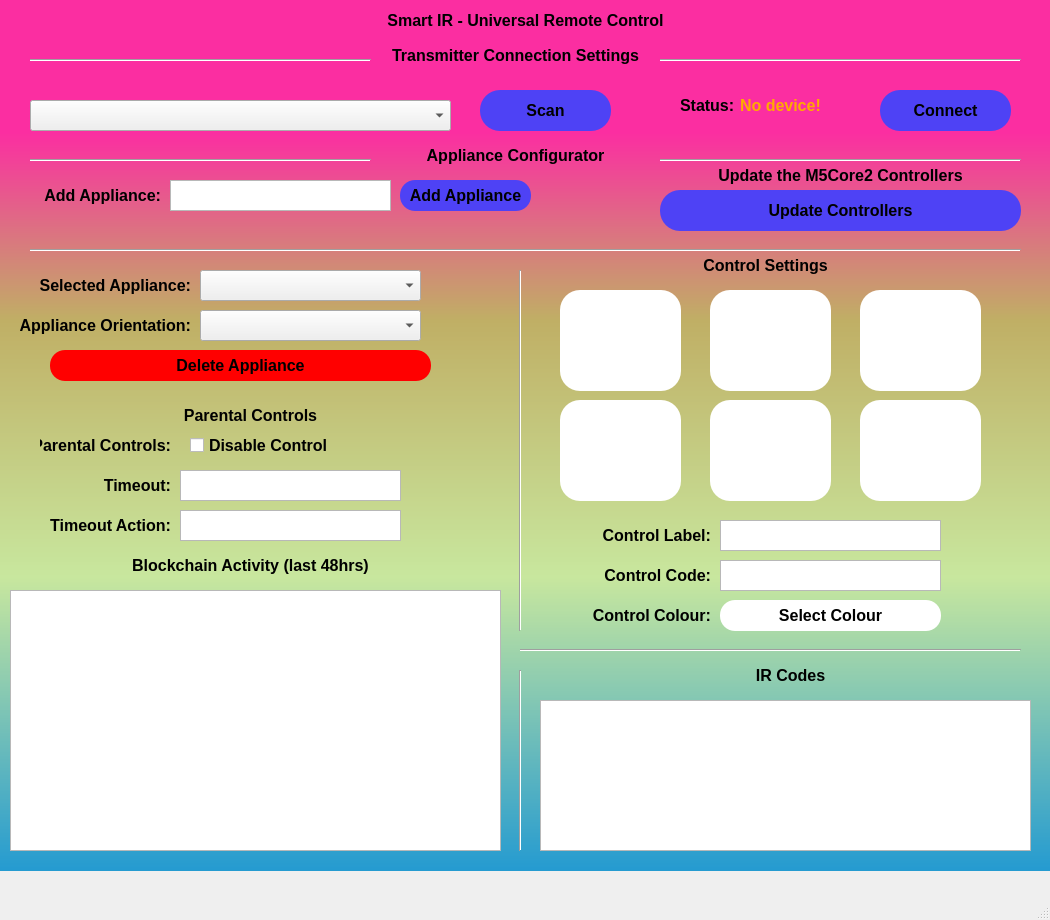
 <widget class="QMainWindow" name="MainWindow">
  <property name="geometry">
   <rect>
    <x>0</x>
    <y>0</y>
    <width>1050</width>
    <height>920</height>
   </rect>
  </property>
  <property name="font">
   <font>
    <pointsize>12</pointsize>
    <weight>75</weight>
    <bold>true</bold>
   </font>
  </property>
  <property name="windowTitle">
   <string>MainWindow</string>
  </property>
  <property name="statusTip">
   <string>Select an Appliance to Begin Editing Controls.</string>
  </property>
  <widget class="QWidget" name="centralwidget">
   <widget class="QWidget" name="widget" native="true">
    <property name="geometry">
     <rect>
      <x>0</x>
      <y>0</y>
      <width>1051</width>
      <height>871</height>
     </rect>
    </property>
    <property name="styleSheet">
     <string notr="true">QWidget#widget{
background-color: qlineargradient(spread:pad, x1:0, y1:1, x2:0, y2:0, stop:0 rgba(35, 154, 209, 255), stop:0.338983 rgba(200, 231, 158, 255), stop:0.632768 rgba(192, 175, 101, 255), stop:0.847458 rgba(251, 46, 161, 255));
}
</string>
    </property>
    <widget class="QLabel" name="staticTitle_L">
     <property name="geometry">
      <rect>
       <x>30</x>
       <y>0</y>
       <width>991</width>
       <height>41</height>
      </rect>
     </property>
     <property name="styleSheet">
      <string notr="true">font: 75 16pt &quot;MS Shell Dlg 2&quot;;color:rgb(0, 0, 0);</string>
     </property>
     <property name="text">
      <string>Smart IR - Universal Remote Control</string>
     </property>
     <property name="alignment">
      <set>Qt::AlignCenter</set>
     </property>
    </widget>
    <widget class="QLabel" name="staticProSplit_L">
     <property name="geometry">
      <rect>
       <x>370</x>
       <y>40</y>
       <width>291</width>
       <height>31</height>
      </rect>
     </property>
     <property name="styleSheet">
      <string notr="true">font: 75 12pt &quot;MS Shell Dlg 2&quot;;
color:rgb(0,0,0);</string>
     </property>
     <property name="text">
      <string>Transmitter Connection Settings</string>
     </property>
     <property name="alignment">
      <set>Qt::AlignCenter</set>
     </property>
    </widget>
    <widget class="Line" name="line">
     <property name="geometry">
      <rect>
       <x>660</x>
       <y>50</y>
       <width>361</width>
       <height>20</height>
      </rect>
     </property>
     <property name="orientation">
      <enum>Qt::Horizontal</enum>
     </property>
    </widget>
    <widget class="Line" name="line_2">
     <property name="geometry">
      <rect>
       <x>30</x>
       <y>50</y>
       <width>341</width>
       <height>20</height>
      </rect>
     </property>
     <property name="orientation">
      <enum>Qt::Horizontal</enum>
     </property>
    </widget>
    <widget class="QPushButton" name="connectB">
     <property name="geometry">
      <rect>
       <x>880</x>
       <y>90</y>
       <width>131</width>
       <height>41</height>
      </rect>
     </property>
     <property name="toolTip">
      <string>&lt;html&gt;&lt;head/&gt;&lt;body&gt;&lt;p&gt;&lt;span style=&quot; color:#ffffff;&quot;&gt;Connect to the selected IR Receiver&lt;/span&gt;&lt;/p&gt;&lt;/body&gt;&lt;/html&gt;</string>
     </property>
     <property name="styleSheet">
      <string notr="true">border-radius:20px;
background-color:rgb(78, 66, 245);
font: 75 12pt &quot;MS Shell Dlg 2&quot;;</string>
     </property>
     <property name="text">
      <string>Connect</string>
     </property>
    </widget>
    <widget class="QLabel" name="label">
     <property name="geometry">
      <rect>
       <x>300</x>
       <y>90</y>
       <width>16</width>
       <height>31</height>
      </rect>
     </property>
     <property name="styleSheet">
      <string notr="true">color: rgb(255, 0, 0);
font: 75 11pt &quot;MS Shell Dlg 2&quot;;</string>
     </property>
     <property name="text">
      <string/>
     </property>
    </widget>
    <widget class="QLabel" name="staticStatus_L">
     <property name="geometry">
      <rect>
       <x>680</x>
       <y>90</y>
       <width>61</width>
       <height>31</height>
      </rect>
     </property>
     <property name="styleSheet">
      <string notr="true">font: 75 12pt &quot;MS Shell Dlg 2&quot;;
color:rgb(0,0,0);</string>
     </property>
     <property name="text">
      <string>Status:</string>
     </property>
    </widget>
    <widget class="QLabel" name="label_2">
     <property name="geometry">
      <rect>
       <x>310</x>
       <y>100</y>
       <width>55</width>
       <height>16</height>
      </rect>
     </property>
     <property name="text">
      <string/>
     </property>
    </widget>
    <widget class="QLabel" name="status">
     <property name="geometry">
      <rect>
       <x>740</x>
       <y>90</y>
       <width>121</width>
       <height>31</height>
      </rect>
     </property>
     <property name="styleSheet">
      <string notr="true">font: 75 12pt &quot;MS Shell Dlg 2&quot;;
color: rgb(255, 170, 0);</string>
     </property>
     <property name="text">
      <string>No device!</string>
     </property>
    </widget>
    <widget class="Line" name="line_3">
     <property name="geometry">
      <rect>
       <x>30</x>
       <y>150</y>
       <width>341</width>
       <height>20</height>
      </rect>
     </property>
     <property name="orientation">
      <enum>Qt::Horizontal</enum>
     </property>
    </widget>
    <widget class="QLabel" name="staticProSplit_L_2">
     <property name="geometry">
      <rect>
       <x>370</x>
       <y>140</y>
       <width>291</width>
       <height>31</height>
      </rect>
     </property>
     <property name="styleSheet">
      <string notr="true">font: 75 12pt &quot;MS Shell Dlg 2&quot;;
color:rgb(0,0,0);</string>
     </property>
     <property name="text">
      <string>Appliance Configurator</string>
     </property>
     <property name="alignment">
      <set>Qt::AlignCenter</set>
     </property>
    </widget>
    <widget class="Line" name="line_4">
     <property name="geometry">
      <rect>
       <x>660</x>
       <y>150</y>
       <width>361</width>
       <height>20</height>
      </rect>
     </property>
     <property name="orientation">
      <enum>Qt::Horizontal</enum>
     </property>
    </widget>
    <widget class="QLabel" name="staticProSplit_L_4">
     <property name="geometry">
      <rect>
       <x>60</x>
       <y>210</y>
       <width>131</width>
       <height>31</height>
      </rect>
     </property>
     <property name="styleSheet">
      <string notr="true">font: 75 12pt &quot;MS Shell Dlg 2&quot;;
color:rgb(0,0,0);</string>
     </property>
     <property name="text">
      <string/>
     </property>
     <property name="alignment">
      <set>Qt::AlignRight|Qt::AlignTrailing|Qt::AlignVCenter</set>
     </property>
    </widget>
    <widget class="QLabel" name="staticProSplit_L_5">
     <property name="geometry">
      <rect>
       <x>580</x>
       <y>520</y>
       <width>131</width>
       <height>31</height>
      </rect>
     </property>
     <property name="styleSheet">
      <string notr="true">font: 75 12pt &quot;MS Shell Dlg 2&quot;;
color:rgb(0,0,0);</string>
     </property>
     <property name="text">
      <string>Control Label:</string>
     </property>
     <property name="alignment">
      <set>Qt::AlignRight|Qt::AlignTrailing|Qt::AlignVCenter</set>
     </property>
    </widget>
    <widget class="QTextEdit" name="controlLabel_t">
     <property name="geometry">
      <rect>
       <x>720</x>
       <y>520</y>
       <width>221</width>
       <height>31</height>
      </rect>
     </property>
     <property name="toolTip">
      <string>Enter a label for the control</string>
     </property>
     <property name="readOnly">
      <bool>false</bool>
     </property>
     <property name="html">
      <string>&lt;!DOCTYPE HTML PUBLIC &quot;-//W3C//DTD HTML 4.0//EN&quot; &quot;http://www.w3.org/TR/REC-html40/strict.dtd&quot;&gt;
&lt;html&gt;&lt;head&gt;&lt;meta name=&quot;qrichtext&quot; content=&quot;1&quot; /&gt;&lt;style type=&quot;text/css&quot;&gt;
p, li { white-space: pre-wrap; }
&lt;/style&gt;&lt;/head&gt;&lt;body style=&quot; font-family:'MS Shell Dlg 2'; font-size:12pt; font-weight:600; font-style:normal;&quot;&gt;
&lt;p style=&quot;-qt-paragraph-type:empty; margin-top:0px; margin-bottom:0px; margin-left:0px; margin-right:0px; -qt-block-indent:0; text-indent:0px; font-size:8.25pt; font-weight:400;&quot;&gt;&lt;br /&gt;&lt;/p&gt;&lt;/body&gt;&lt;/html&gt;</string>
     </property>
    </widget>
    <widget class="QLabel" name="staticProSplit_L_6">
     <property name="geometry">
      <rect>
       <x>580</x>
       <y>560</y>
       <width>131</width>
       <height>31</height>
      </rect>
     </property>
     <property name="styleSheet">
      <string notr="true">font: 75 12pt &quot;MS Shell Dlg 2&quot;;
color:rgb(0,0,0);</string>
     </property>
     <property name="text">
      <string>Control Code:</string>
     </property>
     <property name="alignment">
      <set>Qt::AlignRight|Qt::AlignTrailing|Qt::AlignVCenter</set>
     </property>
    </widget>
    <widget class="QTextEdit" name="irCode_t">
     <property name="geometry">
      <rect>
       <x>720</x>
       <y>560</y>
       <width>221</width>
       <height>31</height>
      </rect>
     </property>
     <property name="acceptDrops">
      <bool>false</bool>
     </property>
     <property name="toolTip">
      <string>Enter a control code in the format 0xFFFFFFFF'</string>
     </property>
     <property name="statusTip">
      <string/>
     </property>
     <property name="whatsThis">
      <string/>
     </property>
     <property name="readOnly">
      <bool>false</bool>
     </property>
     <property name="html">
      <string>&lt;!DOCTYPE HTML PUBLIC &quot;-//W3C//DTD HTML 4.0//EN&quot; &quot;http://www.w3.org/TR/REC-html40/strict.dtd&quot;&gt;
&lt;html&gt;&lt;head&gt;&lt;meta name=&quot;qrichtext&quot; content=&quot;1&quot; /&gt;&lt;style type=&quot;text/css&quot;&gt;
p, li { white-space: pre-wrap; }
&lt;/style&gt;&lt;/head&gt;&lt;body style=&quot; font-family:'MS Shell Dlg 2'; font-size:12pt; font-weight:600; font-style:normal;&quot;&gt;
&lt;p style=&quot;-qt-paragraph-type:empty; margin-top:0px; margin-bottom:0px; margin-left:0px; margin-right:0px; -qt-block-indent:0; text-indent:0px; font-size:8.25pt; font-weight:400;&quot;&gt;&lt;br /&gt;&lt;/p&gt;&lt;/body&gt;&lt;/html&gt;</string>
     </property>
    </widget>
    <widget class="QLabel" name="staticProSplit_L_7">
     <property name="geometry">
      <rect>
       <x>580</x>
       <y>600</y>
       <width>131</width>
       <height>31</height>
      </rect>
     </property>
     <property name="styleSheet">
      <string notr="true">font: 75 12pt &quot;MS Shell Dlg 2&quot;;
color:rgb(0,0,0);</string>
     </property>
     <property name="text">
      <string>Control Colour:</string>
     </property>
     <property name="alignment">
      <set>Qt::AlignRight|Qt::AlignTrailing|Qt::AlignVCenter</set>
     </property>
    </widget>
    <widget class="QComboBox" name="selectedAppliance_c">
     <property name="geometry">
      <rect>
       <x>200</x>
       <y>270</y>
       <width>221</width>
       <height>31</height>
      </rect>
     </property>
    </widget>
    <widget class="QLabel" name="staticProSplit_L_12">
     <property name="geometry">
      <rect>
       <x>20</x>
       <y>310</y>
       <width>171</width>
       <height>31</height>
      </rect>
     </property>
     <property name="styleSheet">
      <string notr="true">font: 75 12pt &quot;MS Shell Dlg 2&quot;;
color:rgb(0,0,0);</string>
     </property>
     <property name="text">
      <string>Appliance Orientation:</string>
     </property>
     <property name="alignment">
      <set>Qt::AlignRight|Qt::AlignTrailing|Qt::AlignVCenter</set>
     </property>
    </widget>
    <widget class="QComboBox" name="orientation_c">
     <property name="geometry">
      <rect>
       <x>200</x>
       <y>310</y>
       <width>221</width>
       <height>31</height>
      </rect>
     </property>
    </widget>
    <widget class="Line" name="line_5">
     <property name="geometry">
      <rect>
       <x>510</x>
       <y>270</y>
       <width>20</width>
       <height>361</height>
      </rect>
     </property>
     <property name="orientation">
      <enum>Qt::Vertical</enum>
     </property>
    </widget>
    <widget class="QComboBox" name="PortSelector_C">
     <property name="geometry">
      <rect>
       <x>30</x>
       <y>100</y>
       <width>421</width>
       <height>31</height>
      </rect>
     </property>
     <property name="styleSheet">
      <string notr="true">font: 10pt &quot;MS Shell Dlg 2&quot;;</string>
     </property>
    </widget>
    <widget class="QPushButton" name="ScanPorts_B">
     <property name="geometry">
      <rect>
       <x>480</x>
       <y>90</y>
       <width>131</width>
       <height>41</height>
      </rect>
     </property>
     <property name="toolTip">
      <string>&lt;html&gt;&lt;head/&gt;&lt;body&gt;&lt;p&gt;&lt;span style=&quot; color:#ffffff;&quot;&gt;Scan Serial Ports&lt;/span&gt;&lt;/p&gt;&lt;/body&gt;&lt;/html&gt;</string>
     </property>
     <property name="styleSheet">
      <string notr="true">border-radius:20px;
background-color:rgb(78, 66, 245);
font: 75 12pt &quot;MS Shell Dlg 2&quot;;</string>
     </property>
     <property name="text">
      <string>Scan</string>
     </property>
    </widget>
    <widget class="QTextEdit" name="blockchainActivity_t">
     <property name="geometry">
      <rect>
       <x>10</x>
       <y>590</y>
       <width>491</width>
       <height>261</height>
      </rect>
     </property>
     <property name="font">
      <font>
       <pointsize>8</pointsize>
       <weight>50</weight>
       <bold>false</bold>
      </font>
     </property>
     <property name="toolTip">
      <string/>
     </property>
     <property name="readOnly">
      <bool>true</bool>
     </property>
     <property name="html">
      <string>&lt;!DOCTYPE HTML PUBLIC &quot;-//W3C//DTD HTML 4.0//EN&quot; &quot;http://www.w3.org/TR/REC-html40/strict.dtd&quot;&gt;
&lt;html&gt;&lt;head&gt;&lt;meta name=&quot;qrichtext&quot; content=&quot;1&quot; /&gt;&lt;style type=&quot;text/css&quot;&gt;
p, li { white-space: pre-wrap; }
&lt;/style&gt;&lt;/head&gt;&lt;body style=&quot; font-family:'MS Shell Dlg 2'; font-size:8pt; font-weight:400; font-style:normal;&quot;&gt;
&lt;p style=&quot;-qt-paragraph-type:empty; margin-top:0px; margin-bottom:0px; margin-left:0px; margin-right:0px; -qt-block-indent:0; text-indent:0px; font-size:8.25pt;&quot;&gt;&lt;br /&gt;&lt;/p&gt;&lt;/body&gt;&lt;/html&gt;</string>
     </property>
    </widget>
    <widget class="QLabel" name="staticProSplit_L_13">
     <property name="geometry">
      <rect>
       <x>30</x>
       <y>180</y>
       <width>131</width>
       <height>31</height>
      </rect>
     </property>
     <property name="styleSheet">
      <string notr="true">font: 75 12pt &quot;MS Shell Dlg 2&quot;;
color:rgb(0,0,0);</string>
     </property>
     <property name="text">
      <string>Add Appliance:</string>
     </property>
     <property name="alignment">
      <set>Qt::AlignRight|Qt::AlignTrailing|Qt::AlignVCenter</set>
     </property>
    </widget>
    <widget class="QTextEdit" name="applianceNameAdd_t">
     <property name="geometry">
      <rect>
       <x>170</x>
       <y>180</y>
       <width>221</width>
       <height>31</height>
      </rect>
     </property>
     <property name="toolTip">
      <string>Enter an Appliance name to add an appliance</string>
     </property>
     <property name="readOnly">
      <bool>false</bool>
     </property>
     <property name="html">
      <string>&lt;!DOCTYPE HTML PUBLIC &quot;-//W3C//DTD HTML 4.0//EN&quot; &quot;http://www.w3.org/TR/REC-html40/strict.dtd&quot;&gt;
&lt;html&gt;&lt;head&gt;&lt;meta name=&quot;qrichtext&quot; content=&quot;1&quot; /&gt;&lt;style type=&quot;text/css&quot;&gt;
p, li { white-space: pre-wrap; }
&lt;/style&gt;&lt;/head&gt;&lt;body style=&quot; font-family:'MS Shell Dlg 2'; font-size:12pt; font-weight:600; font-style:normal;&quot;&gt;
&lt;p style=&quot;-qt-paragraph-type:empty; margin-top:0px; margin-bottom:0px; margin-left:0px; margin-right:0px; -qt-block-indent:0; text-indent:0px; font-size:8.25pt; font-weight:400;&quot;&gt;&lt;br /&gt;&lt;/p&gt;&lt;/body&gt;&lt;/html&gt;</string>
     </property>
    </widget>
    <widget class="QPushButton" name="applianceAdd_b">
     <property name="geometry">
      <rect>
       <x>400</x>
       <y>180</y>
       <width>131</width>
       <height>31</height>
      </rect>
     </property>
     <property name="toolTip">
      <string>&lt;html&gt;&lt;head/&gt;&lt;body&gt;&lt;p&gt;&lt;span style=&quot; color:#ffffff;&quot;&gt;Add an Appliance&lt;/span&gt;&lt;/p&gt;&lt;/body&gt;&lt;/html&gt;</string>
     </property>
     <property name="styleSheet">
      <string notr="true">border-radius:15px;
background-color:rgb(78, 66, 245);
font: 75 12pt &quot;MS Shell Dlg 2&quot;;</string>
     </property>
     <property name="text">
      <string>Add Appliance</string>
     </property>
    </widget>
    <widget class="QPushButton" name="updateControllers_b">
     <property name="geometry">
      <rect>
       <x>660</x>
       <y>190</y>
       <width>361</width>
       <height>41</height>
      </rect>
     </property>
     <property name="toolTip">
      <string>&lt;html&gt;&lt;head/&gt;&lt;body&gt;&lt;p&gt;&lt;span style=&quot; color:#ffffff;&quot;&gt;Update the configuration on all of the Universal Remote Controllers.&lt;/span&gt;&lt;/p&gt;&lt;/body&gt;&lt;/html&gt;</string>
     </property>
     <property name="styleSheet">
      <string notr="true">border-radius:20px;
background-color:rgb(78, 66, 245);
font: 75 12pt &quot;MS Shell Dlg 2&quot;;</string>
     </property>
     <property name="text">
      <string>Update Controllers</string>
     </property>
    </widget>
    <widget class="Line" name="line_6">
     <property name="geometry">
      <rect>
       <x>30</x>
       <y>240</y>
       <width>991</width>
       <height>20</height>
      </rect>
     </property>
     <property name="orientation">
      <enum>Qt::Horizontal</enum>
     </property>
    </widget>
    <widget class="QLabel" name="staticProSplit_L_14">
     <property name="geometry">
      <rect>
       <x>30</x>
       <y>270</y>
       <width>161</width>
       <height>31</height>
      </rect>
     </property>
     <property name="styleSheet">
      <string notr="true">font: 75 12pt &quot;MS Shell Dlg 2&quot;;
color:rgb(0,0,0);</string>
     </property>
     <property name="text">
      <string>Selected Appliance:</string>
     </property>
     <property name="alignment">
      <set>Qt::AlignRight|Qt::AlignTrailing|Qt::AlignVCenter</set>
     </property>
    </widget>
    <widget class="QPushButton" name="colourSelector_b">
     <property name="geometry">
      <rect>
       <x>720</x>
       <y>600</y>
       <width>221</width>
       <height>31</height>
      </rect>
     </property>
     <property name="toolTip">
      <string>Select a colour for the control</string>
     </property>
     <property name="styleSheet">
      <string notr="true">border-radius:15px;
background-color:rgb(255, 255, 255);
font: 75 12pt &quot;MS Shell Dlg 2&quot;;</string>
     </property>
     <property name="text">
      <string>Select Colour</string>
     </property>
    </widget>
    <widget class="QPushButton" name="delAppliance_b">
     <property name="geometry">
      <rect>
       <x>50</x>
       <y>350</y>
       <width>381</width>
       <height>31</height>
      </rect>
     </property>
     <property name="toolTip">
      <string>&lt;html&gt;&lt;head/&gt;&lt;body&gt;&lt;p&gt;&lt;span style=&quot; color:#ffffff;&quot;&gt;Delete the selected appliance&lt;/span&gt;&lt;/p&gt;&lt;/body&gt;&lt;/html&gt;</string>
     </property>
     <property name="styleSheet">
      <string notr="true">border-radius:15px;
background-color:rgb(255, 0, 0);
font: 75 12pt &quot;MS Shell Dlg 2&quot;;</string>
     </property>
     <property name="text">
      <string>Delete Appliance</string>
     </property>
    </widget>
    <widget class="QLabel" name="staticProSplit_L_19">
     <property name="geometry">
      <rect>
       <x>660</x>
       <y>160</y>
       <width>361</width>
       <height>31</height>
      </rect>
     </property>
     <property name="styleSheet">
      <string notr="true">font: 75 12pt &quot;MS Shell Dlg 2&quot;;
color:rgb(0,0,0);</string>
     </property>
     <property name="text">
      <string>Update the M5Core2 Controllers</string>
     </property>
     <property name="alignment">
      <set>Qt::AlignCenter</set>
     </property>
    </widget>
    <widget class="Line" name="line_7">
     <property name="geometry">
      <rect>
       <x>520</x>
       <y>640</y>
       <width>501</width>
       <height>20</height>
      </rect>
     </property>
     <property name="orientation">
      <enum>Qt::Horizontal</enum>
     </property>
    </widget>
    <widget class="QPushButton" name="control1_B">
     <property name="geometry">
      <rect>
       <x>560</x>
       <y>290</y>
       <width>121</width>
       <height>101</height>
      </rect>
     </property>
     <property name="styleSheet">
      <string notr="true">border-radius:20px;
background-color:rgb(255, 255, 255);
font: 75 12pt &quot;MS Shell Dlg 2&quot;;</string>
     </property>
     <property name="text">
      <string/>
     </property>
    </widget>
    <widget class="QPushButton" name="control4_B">
     <property name="geometry">
      <rect>
       <x>560</x>
       <y>400</y>
       <width>121</width>
       <height>101</height>
      </rect>
     </property>
     <property name="styleSheet">
      <string notr="true">border-radius:20px;
background-color:rgb(255, 255, 255);
font: 75 12pt &quot;MS Shell Dlg 2&quot;;</string>
     </property>
     <property name="text">
      <string/>
     </property>
    </widget>
    <widget class="QPushButton" name="control2_B">
     <property name="geometry">
      <rect>
       <x>710</x>
       <y>290</y>
       <width>121</width>
       <height>101</height>
      </rect>
     </property>
     <property name="styleSheet">
      <string notr="true">border-radius:20px;
background-color:rgb(255, 255, 255);
font: 75 12pt &quot;MS Shell Dlg 2&quot;;</string>
     </property>
     <property name="text">
      <string/>
     </property>
    </widget>
    <widget class="QPushButton" name="control3_B">
     <property name="geometry">
      <rect>
       <x>860</x>
       <y>290</y>
       <width>121</width>
       <height>101</height>
      </rect>
     </property>
     <property name="styleSheet">
      <string notr="true">border-radius:20px;
background-color:rgb(255, 255, 255);
font: 75 12pt &quot;MS Shell Dlg 2&quot;;</string>
     </property>
     <property name="text">
      <string/>
     </property>
    </widget>
    <widget class="QPushButton" name="control5_B">
     <property name="geometry">
      <rect>
       <x>710</x>
       <y>400</y>
       <width>121</width>
       <height>101</height>
      </rect>
     </property>
     <property name="styleSheet">
      <string notr="true">border-radius:20px;
background-color:rgb(255, 255, 255);
font: 75 12pt &quot;MS Shell Dlg 2&quot;;</string>
     </property>
     <property name="text">
      <string/>
     </property>
    </widget>
    <widget class="QPushButton" name="control6_B">
     <property name="geometry">
      <rect>
       <x>860</x>
       <y>400</y>
       <width>121</width>
       <height>101</height>
      </rect>
     </property>
     <property name="styleSheet">
      <string notr="true">border-radius:20px;
background-color:rgb(255, 255, 255);
font: 75 12pt &quot;MS Shell Dlg 2&quot;;</string>
     </property>
     <property name="text">
      <string/>
     </property>
    </widget>
    <widget class="QLabel" name="staticProSplit_L_20">
     <property name="geometry">
      <rect>
       <x>70</x>
       <y>550</y>
       <width>361</width>
       <height>31</height>
      </rect>
     </property>
     <property name="styleSheet">
      <string notr="true">font: 75 12pt &quot;MS Shell Dlg 2&quot;;
color:rgb(0,0,0);</string>
     </property>
     <property name="text">
      <string>Blockchain Activity (last 48hrs)</string>
     </property>
     <property name="alignment">
      <set>Qt::AlignCenter</set>
     </property>
    </widget>
    <widget class="QLabel" name="staticProSplit_L_21">
     <property name="geometry">
      <rect>
       <x>70</x>
       <y>400</y>
       <width>361</width>
       <height>31</height>
      </rect>
     </property>
     <property name="styleSheet">
      <string notr="true">font: 75 12pt &quot;MS Shell Dlg 2&quot;;
color:rgb(0,0,0);</string>
     </property>
     <property name="text">
      <string>Parental Controls</string>
     </property>
     <property name="alignment">
      <set>Qt::AlignCenter</set>
     </property>
    </widget>
    <widget class="QLabel" name="staticProSplit_L_15">
     <property name="geometry">
      <rect>
       <x>40</x>
       <y>430</y>
       <width>131</width>
       <height>31</height>
      </rect>
     </property>
     <property name="styleSheet">
      <string notr="true">font: 75 12pt &quot;MS Shell Dlg 2&quot;;
color:rgb(0,0,0);</string>
     </property>
     <property name="text">
      <string>Parental Controls:</string>
     </property>
     <property name="alignment">
      <set>Qt::AlignRight|Qt::AlignTrailing|Qt::AlignVCenter</set>
     </property>
    </widget>
    <widget class="QCheckBox" name="disableControl_cb">
     <property name="geometry">
      <rect>
       <x>190</x>
       <y>430</y>
       <width>191</width>
       <height>31</height>
      </rect>
     </property>
     <property name="text">
      <string>Disable Control</string>
     </property>
    </widget>
    <widget class="Line" name="line_8">
     <property name="geometry">
      <rect>
       <x>510</x>
       <y>670</y>
       <width>20</width>
       <height>181</height>
      </rect>
     </property>
     <property name="orientation">
      <enum>Qt::Vertical</enum>
     </property>
    </widget>
    <widget class="QLabel" name="staticProSplit_L_22">
     <property name="geometry">
      <rect>
       <x>610</x>
       <y>660</y>
       <width>361</width>
       <height>31</height>
      </rect>
     </property>
     <property name="styleSheet">
      <string notr="true">font: 75 12pt &quot;MS Shell Dlg 2&quot;;
color:rgb(0,0,0);</string>
     </property>
     <property name="text">
      <string>IR Codes</string>
     </property>
     <property name="alignment">
      <set>Qt::AlignCenter</set>
     </property>
    </widget>
    <widget class="QTextEdit" name="irCodeHistory_t">
     <property name="geometry">
      <rect>
       <x>540</x>
       <y>700</y>
       <width>491</width>
       <height>151</height>
      </rect>
     </property>
     <property name="toolTip">
      <string/>
     </property>
     <property name="readOnly">
      <bool>true</bool>
     </property>
     <property name="html">
      <string>&lt;!DOCTYPE HTML PUBLIC &quot;-//W3C//DTD HTML 4.0//EN&quot; &quot;http://www.w3.org/TR/REC-html40/strict.dtd&quot;&gt;
&lt;html&gt;&lt;head&gt;&lt;meta name=&quot;qrichtext&quot; content=&quot;1&quot; /&gt;&lt;style type=&quot;text/css&quot;&gt;
p, li { white-space: pre-wrap; }
&lt;/style&gt;&lt;/head&gt;&lt;body style=&quot; font-family:'MS Shell Dlg 2'; font-size:12pt; font-weight:600; font-style:normal;&quot;&gt;
&lt;p style=&quot;-qt-paragraph-type:empty; margin-top:0px; margin-bottom:0px; margin-left:0px; margin-right:0px; -qt-block-indent:0; text-indent:0px; font-size:8.25pt; font-weight:400;&quot;&gt;&lt;br /&gt;&lt;/p&gt;&lt;/body&gt;&lt;/html&gt;</string>
     </property>
    </widget>
    <widget class="QLabel" name="staticProSplit_L_3">
     <property name="geometry">
      <rect>
       <x>620</x>
       <y>250</y>
       <width>291</width>
       <height>31</height>
      </rect>
     </property>
     <property name="styleSheet">
      <string notr="true">font: 75 12pt &quot;MS Shell Dlg 2&quot;;
color:rgb(0,0,0);</string>
     </property>
     <property name="text">
      <string>Control Settings</string>
     </property>
     <property name="alignment">
      <set>Qt::AlignCenter</set>
     </property>
    </widget>
    <widget class="QLabel" name="staticProSplit_L_16">
     <property name="geometry">
      <rect>
       <x>40</x>
       <y>470</y>
       <width>131</width>
       <height>31</height>
      </rect>
     </property>
     <property name="styleSheet">
      <string notr="true">font: 75 12pt &quot;MS Shell Dlg 2&quot;;
color:rgb(0,0,0);</string>
     </property>
     <property name="text">
      <string>Timeout:</string>
     </property>
     <property name="alignment">
      <set>Qt::AlignRight|Qt::AlignTrailing|Qt::AlignVCenter</set>
     </property>
    </widget>
    <widget class="QTextEdit" name="timeout_t">
     <property name="geometry">
      <rect>
       <x>180</x>
       <y>470</y>
       <width>221</width>
       <height>31</height>
      </rect>
     </property>
     <property name="toolTip">
      <string>Enter timeout in minutes.</string>
     </property>
     <property name="readOnly">
      <bool>false</bool>
     </property>
     <property name="html">
      <string>&lt;!DOCTYPE HTML PUBLIC &quot;-//W3C//DTD HTML 4.0//EN&quot; &quot;http://www.w3.org/TR/REC-html40/strict.dtd&quot;&gt;
&lt;html&gt;&lt;head&gt;&lt;meta name=&quot;qrichtext&quot; content=&quot;1&quot; /&gt;&lt;style type=&quot;text/css&quot;&gt;
p, li { white-space: pre-wrap; }
&lt;/style&gt;&lt;/head&gt;&lt;body style=&quot; font-family:'MS Shell Dlg 2'; font-size:12pt; font-weight:600; font-style:normal;&quot;&gt;
&lt;p style=&quot;-qt-paragraph-type:empty; margin-top:0px; margin-bottom:0px; margin-left:0px; margin-right:0px; -qt-block-indent:0; text-indent:0px; font-size:8.25pt; font-weight:400;&quot;&gt;&lt;br /&gt;&lt;/p&gt;&lt;/body&gt;&lt;/html&gt;</string>
     </property>
    </widget>
    <widget class="QLabel" name="staticProSplit_L_17">
     <property name="geometry">
      <rect>
       <x>40</x>
       <y>510</y>
       <width>131</width>
       <height>31</height>
      </rect>
     </property>
     <property name="styleSheet">
      <string notr="true">font: 75 12pt &quot;MS Shell Dlg 2&quot;;
color:rgb(0,0,0);</string>
     </property>
     <property name="text">
      <string>Timeout Action:</string>
     </property>
     <property name="alignment">
      <set>Qt::AlignRight|Qt::AlignTrailing|Qt::AlignVCenter</set>
     </property>
    </widget>
    <widget class="QTextEdit" name="timeoutAction_t">
     <property name="geometry">
      <rect>
       <x>180</x>
       <y>510</y>
       <width>221</width>
       <height>31</height>
      </rect>
     </property>
     <property name="toolTip">
      <string>&lt;html&gt;&lt;head/&gt;&lt;body&gt;&lt;p&gt;Enter an action to execute at the timeout. This can be determined by reading blockchain activity. Action values should be between 1-24 (inclusive).&lt;/p&gt;&lt;/body&gt;&lt;/html&gt;</string>
     </property>
     <property name="readOnly">
      <bool>false</bool>
     </property>
     <property name="html">
      <string>&lt;!DOCTYPE HTML PUBLIC &quot;-//W3C//DTD HTML 4.0//EN&quot; &quot;http://www.w3.org/TR/REC-html40/strict.dtd&quot;&gt;
&lt;html&gt;&lt;head&gt;&lt;meta name=&quot;qrichtext&quot; content=&quot;1&quot; /&gt;&lt;style type=&quot;text/css&quot;&gt;
p, li { white-space: pre-wrap; }
&lt;/style&gt;&lt;/head&gt;&lt;body style=&quot; font-family:'MS Shell Dlg 2'; font-size:12pt; font-weight:600; font-style:normal;&quot;&gt;
&lt;p style=&quot;-qt-paragraph-type:empty; margin-top:0px; margin-bottom:0px; margin-left:0px; margin-right:0px; -qt-block-indent:0; text-indent:0px; font-size:8.25pt; font-weight:400;&quot;&gt;&lt;br /&gt;&lt;/p&gt;&lt;/body&gt;&lt;/html&gt;</string>
     </property>
    </widget>
   </widget>
  </widget>
  <widget class="QMenuBar" name="File">
   <property name="geometry">
    <rect>
     <x>0</x>
     <y>0</y>
     <width>1050</width>
     <height>19</height>
    </rect>
   </property>
   <property name="font">
    <font>
     <pointsize>8</pointsize>
     <weight>50</weight>
     <bold>false</bold>
    </font>
   </property>
  </widget>
  <widget class="QStatusBar" name="statusBar">
   <property name="accessibleDescription">
    <string/>
   </property>
   <property name="autoFillBackground">
    <bool>true</bool>
   </property>
  </widget>
  <action name="importConfig">
   <property name="text">
    <string>Import</string>
   </property>
  </action>
  <action name="exportConfig">
   <property name="text">
    <string>Export</string>
   </property>
  </action>
  <action name="AB_CONNECT">
   <property name="text">
    <string>AB CONNECT (COM_9)</string>
   </property>
  </action>
 </widget>
